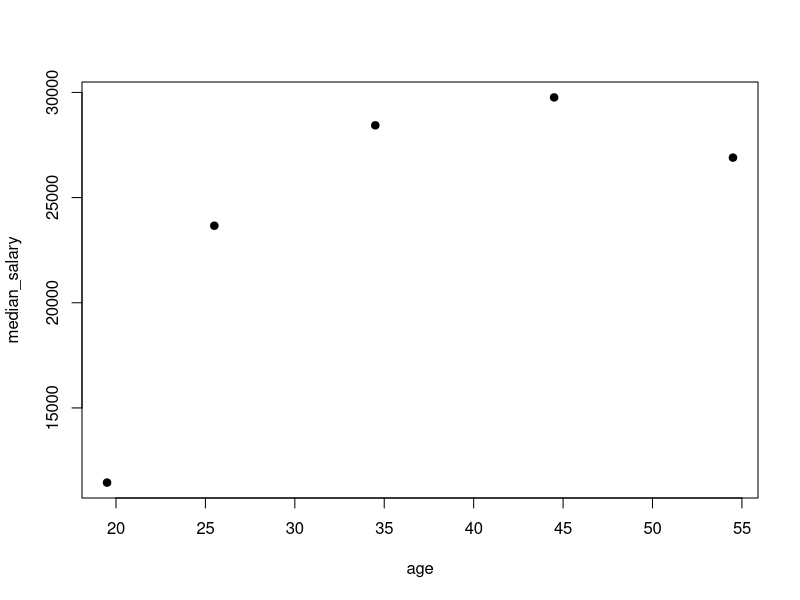
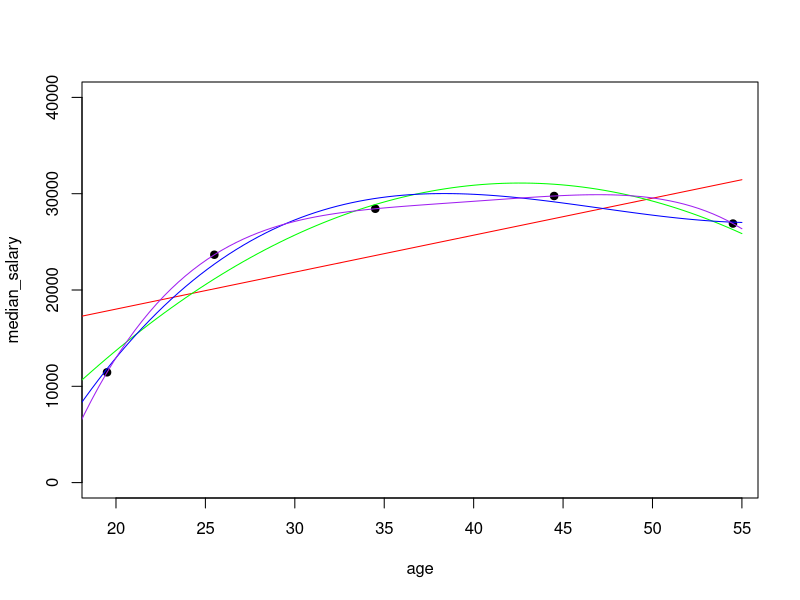
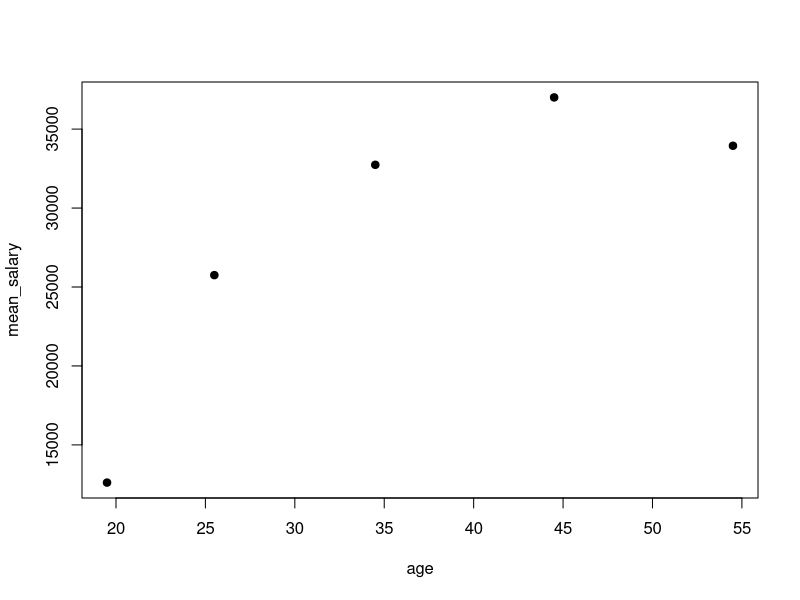
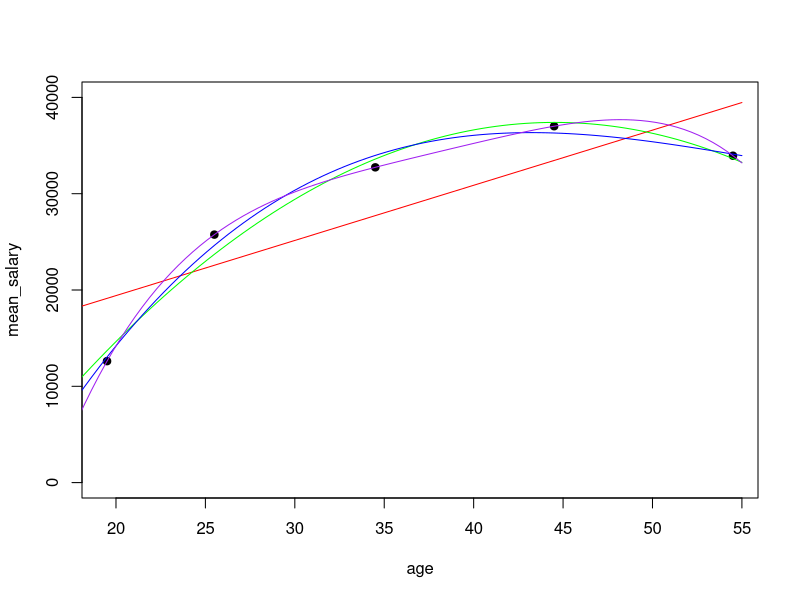

Recreate these plots in R, in order. (Note: this script raises an error after producing the figures.)
# Option: Run this as a side script which works on all data in 'datasets' folder at once.
# Save the results of a run so we don't have to run every time?

# earnings and hours by age group
# ONS ASHE, tables 6 https://www.ons.gov.uk/employmentandlabourmarket/peopleinwork/earningsandworkinghours/datasets/agegroupashetable6
# saved in "datasets/PROV - Age Group Table 6.7a   Annual pay - Gross 2020.xls"

# Install tidyverse
# install.packages("tidyverse")
library("tidyverse")

# load data from ASHE table 6
ons_raw_salaries <- readxl::read_excel("datasets/PROV - Age Group Table 6.7a   Annual pay - Gross 2020.xls", range = "All!A3:F13")

# store the useful parts in a tibble
ons_salaries <- tibble(
  age <- unlist(ons_raw_salaries[5:9, 1]),
  median_salary <- as.numeric(unlist(ons_raw_salaries[5:9, 4])),
  mean_salary <- as.numeric(unlist(ons_raw_salaries[5:9, 6])),
)

colnames(ons_salaries) <- c("age", "median_salary", "mean_salary")


# split age bands into min, max and average, and convert to numeric
ons_salaries$age_min <- str_sub(ons_salaries$age, 1, 2) %>% as.numeric()

ons_salaries <- ons_salaries %>% mutate(age_min = str_sub(age, 1, 2) %>% as.numeric(),
                        age_max = str_sub(age, -2, -1) %>% as.numeric(),
                        age_mid = (age_max + age_min)/2)

age <- ons_salaries$age_mid
median_salary <- ons_salaries$median_salary
mean_salary <- ons_salaries$mean_salary




##### Plot and fit a curve through the median and mean salaries
# Code for this is adapted from https://davetang.org/muse/2013/05/09/on-curve-fitting/

# make median_salary the predictor, and y the response variable
plot(x=age, y=median_salary, pch = 19)

# fit first degree polynomial equation:
fit  <- lm(median_salary ~ age)
#second degree
fit2 <- lm(median_salary ~ poly(age, 2, raw=TRUE))
#third degree
fit3 <- lm(median_salary ~ poly(age, 3, raw=TRUE))
#fourth degree
fit4 <- lm(median_salary ~ poly(age, 4, raw=TRUE))


#generate range of 50 numbers starting from 30 and ending at 160
xx <- seq(15, 55, length=100)
plot(x=age, y=median_salary, pch=19, ylim=c(0, 40000))
lines(xx, predict(fit, data.frame(age=xx)), col="red")
lines(xx, predict(fit2, data.frame(age=xx)), col="green")
lines(xx, predict(fit3, data.frame(age=xx)), col="blue")
lines(xx, predict(fit4, data.frame(age=xx)), col="purple")

summary(fit4)



### Repeat everything for mean_salary
# make mean_salary the predictor, and y the response variable
plot(x=age, y=mean_salary, pch = 19)

# fit first degree polynomial equation:
fit  <- lm(mean_salary ~ age)
#second degree
fit2 <- lm(mean_salary ~ poly(age, 2, raw=TRUE))
#third degree
fit3 <- lm(mean_salary ~ poly(age, 3, raw=TRUE))
#fourth degree
fit4 <- lm(mean_salary ~ poly(age, 4, raw=TRUE))


#generate range of 50 numbers starting from 30 and ending at 160
xx <- seq(15, 55, length=100)
plot(x=age, y=mean_salary, pch=19, ylim=c(0, 40000))
lines(xx, predict(fit, data.frame(age=xx)), col="red")
lines(xx, predict(fit2, data.frame(age=xx)), col="green")
lines(xx, predict(fit3, data.frame(age=xx)), col="blue")
lines(xx, predict(fit4, data.frame(age=xx)), col="purple")

summary(fit4)



##### Converting to a monthly salary schedule
# from age 20 to 55
# Repayment countdown starts on April after finishing uni
# For simplicity, I assume this starts at age 22.
# This is only needed to know where on the curve to fit people.

# Big assumption: Graduates follow a similar schedule to this.

# Next steps: convert from years to months
# Identify starting month (age 22)
# Extract or derive the equation from the fitted polynomial
# Use the equation to create a salary schedule
# Scale based on starting salary to create salary schedule.
# Sanity-check resulting schedule is sensible
# Use resulting schedule as in the repayment simulator


# Function defined in 'basic_functions_only'

#  Run the function to make a salary schedule
salary_schedule <- find_salary_schedule()

#### Discussion 

# exp(1) is e. e^(number of years * growth_rate) shows the salary after it's been growing at a given constant percentage growth_rate for a given number_of_years.

#Salary Growth
# according to  https://www.instantoffices.com/blog/reports-and-research/average-uk-salary/, the average
# rate of individual salary growth after inflation is 2.2%. Obviously this will vary across professions 
#but for now I'm taking that as a reasonable guess of how fast my salary will grow from the starting salary.
# Similar results from https://www.ons.gov.uk/visualisations/dvc409/calc/index.html 
# The ONS widget says that currently inflation = 1.7% and pay growth is 4%, which implies 2.3% real growth.
# As a simple assumption I'm happy enough with this to stick to 2.2%.

# However, in practice salaries will often initially increase more quickly and then slow down.
# It could be better to fit a curve which increases quite fast then slows down, e.g. towards and asymptote.
# One option: Find average graduate starting salaries + salaries at a given years /age, and then fit a curve through these points.
# This will give a) a data-driven shape, and b) default parameter values, for the salary vector.

# Define parameters, salary vector, starting debt, etc. Before running the loop; not as part of it.